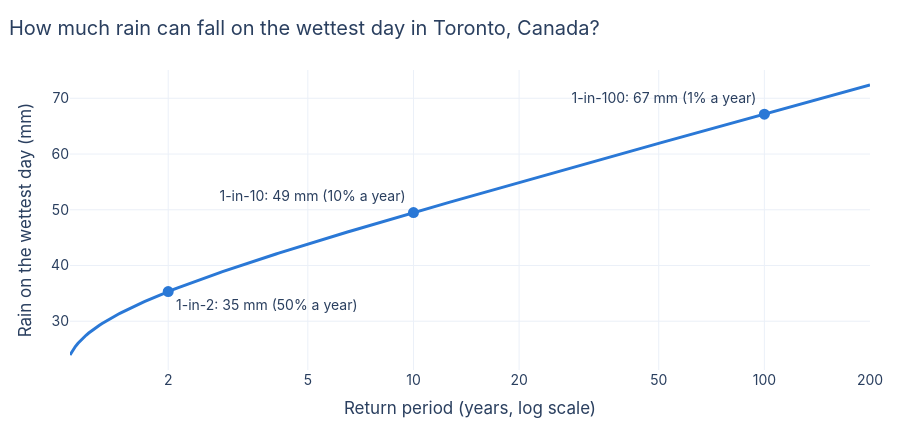

Notebook source saved alongside this figure:
### Markdown cell above
## 1. A curve is a die for one year

Take the **wettest day of the year**. Some years it barely rains; once in a while
a storm dumps a lot. A climate risk curve lists every possible amount together
with **how often** it comes around.

"How often" is written as a **return period**: a *1-in-10-year* wettest day is
one that a year has a 10% chance of reaching or beating. Think of each year as
rolling a 10-sided die: a 1-in-10-year day is a roll of 10.

### Code cell
rain, rain_meta = crc_open_curves("rx1day", [2025])
curve = rain[2025]

marks = [2, 10, 100]
fig = go.Figure()
fig.add_trace(go.Scatter(x=rp_grid, y=curve_values(curve, rp_grid), mode="lines",
                         line=dict(color=BLUE, width=3), name="CRC Open curve (2025)",
                         hovertemplate="1-in-%{x:.0f} years: %{y:.0f} mm<extra></extra>"))
for rp, value, position in zip(marks, curve_values(curve, marks), ("bottom right", "top left", "top left")):
    fig.add_trace(go.Scatter(x=[rp], y=[value], mode="markers+text", marker=dict(size=11, color=BLUE),
                             text=[f"1-in-{rp}: {value:.0f} mm ({100 / rp:g}% a year)"],
                             textposition=position, showlegend=False, hoverinfo="skip"))
layout(fig, f"How much rain can fall on the wettest day in {CITY['name']}?",
       xaxis=log_rp_axis(), yaxis_title="Rain on the wettest day (mm)", showlegend=False)
fig.show()

table = pd.DataFrame({"return period (years)": [2, 5, 10, 25, 50, 100]})
table["chance in any year"] = (100 / table["return period (years)"]).map("{:g}%".format)
table["wettest day (mm)"] = curve_values(curve, table["return period (years)"]).round(0)
table

### Figure 1 — Plotly figure (JSON) as saved in the notebook; plotly's stock layout.template omitted (floating-point values rounded to 4 significant figures; data arrays with more than 128 entries replaced by an {"elided": "..."} marker saying what was removed)
{"data": [{"hovertemplate": "1-in-%{x:.0f} years: %{y:.0f} mm<extra></extra>", "line": {"color": "#2a78d6", "width": 3}, "mode": "lines", "name": "CRC Open curve (2025)", "type": "scatter", "x": {"elided": "300 float values"}, "y": {"elided": "300 float values"}}, {"hoverinfo": "skip", "marker": {"color": "#2a78d6", "size": 11}, "mode": "markers+text", "showlegend": false, "text": ["1-in-2: 35 mm (50% a year)"], "textposition": "bottom right", "type": "scatter", "x": [2], "y": [35.31]}, {"hoverinfo": "skip", "marker": {"color": "#2a78d6", "size": 11}, "mode": "markers+text", "showlegend": false, "text": ["1-in-10: 49 mm (10% a year)"], "textposition": "top left", "type": "scatter", "x": [10], "y": [49.49]}, {"hoverinfo": "skip", "marker": {"color": "#2a78d6", "size": 11}, "mode": "markers+text", "showlegend": false, "text": ["1-in-100: 67 mm (1% a year)"], "textposition": "top left", "type": "scatter", "x": [100], "y": [67.16]}], "layout": {"font": {"family": "Inter, Helvetica, Arial, sans-serif", "size": 14}, "height": 430, "margin": {"b": 60, "l": 70, "r": 30, "t": 70}, "showlegend": false, "title": {"text": "How much rain can fall on the wettest day in Toronto, Canada?", "x": 0.01}, "xaxis": {"tickvals": [1, 2, 5, 10, 20, 50, 100, 200], "title": {"text": "Return period (years, log scale)"}, "type": "log"}, "yaxis": {"title": {"text": "Rain on the wettest day (mm)"}}}}
